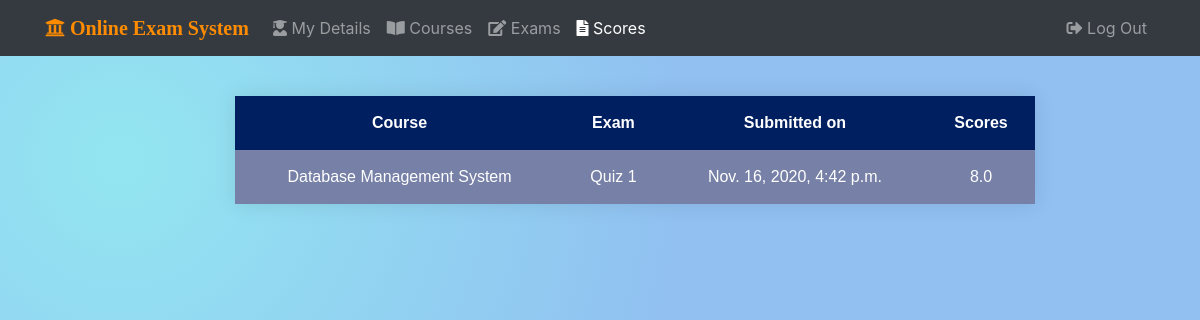
The app's page /students/student001/scores/ with its own data.
### stud_app/models.py (models this page shows, shortened)
class Attendee(models.Model):
    exam_fk = models.ForeignKey(Exam, on_delete=models.CASCADE)
    student_fk = models.ForeignKey(Student, on_delete=models.CASCADE)
    total_marks = models.FloatField(null=True, blank=True)
    submitted_on = models.DateTimeField(auto_now_add=True, null=True, blank=True, editable=False)

class Exam(models.Model):
    exam_name = models.CharField(max_length=40, unique=True)
    course_fk = models.ForeignKey(Course, verbose_name='Course', on_delete=models.CASCADE)
    qn_mark = models.FloatField(default=4, null=True, blank=True)
    neg_mark = models.FloatField(default=1, null=True, blank=True)
    start_time = models.DateTimeField(null=True, blank=True)
    end_time = models.DateTimeField(null=True, blank=True)
    time_limit = models.DurationField(help_text='HH:MM:SS format') #widget=TimeDurationWidget(), required=False,
    is_active = models.BooleanField(default=True)
    created_on = models.DateTimeField(auto_now_add=True, editable=False)
    updated_on = models.DateTimeField(auto_now=True, editable=False)
    pub_date = models.DateTimeField('Date Published', auto_now_add=True, editable=False)
    def was_published_recently(self):
        now = timezone.now()
        return now - datetime.timedelta(days=1) <= self.pub_date <= now
    was_published_recently.short_description = 'Recently Published?'
    was_published_recently.boolean = True
    was_published_recently.admin_order_field = 'pub_date'
    class Meta:
        ordering = ['start_time',]

class Course(models.Model):
    course_code = models.CharField(max_length=6, unique=True)
    course_name = models.CharField(max_length=50)
    dept_fk = models.ForeignKey(Department, on_delete=models.PROTECT)
    course_desc = models.TextField('Course Description',max_length=300,null=True,blank=True)

### stud_app/views.py (the view)
# urls.py: path('<username>/scores/', views.scores_view, name="scores"),
def scores_view(request, username):
    if request.method == 'POST':
        pass
    else:
        student = get_object_or_404(Student, user__username = username)
        exams_attended = Attendee.objects.filter(student_fk=student)
        context = {
                'username': username,
                'exams_attended': exams_attended,
                'current_page': 'scores',
            }
        return render(request, 'stud_app/scores.html', context)

### stud_app/templates/stud_app/scores.html (shortened to what this page needs)
{% extends 'base.html' %}
{% load static %}
{% block head %}
    <link rel="stylesheet" href="{% static 'stud_app/css/scores.css' %}">
{% endblock %}
{% block content %}
<div class="container">
<div class="row">
<div class="col-2"></div>
<div class="col-8">
<form action="" method="post">
    <div class="table-container">
        <table>
            <thead>
                <tr>
                    <th>Course</th>
                    <th>Exam</th>
                    <th>Submitted on</th>
                    <th>Scores</th>
                </tr>
            </thead>
            <tbody>
                {% for exam_attended in exams_attended %}
                <tr>
                    <td>{{ exam_attended.exam_fk.course_fk.course_name }}</td>
                    <td>{{ exam_attended.exam_fk.exam_name }}</td>
                    <td>{{ exam_attended.submitted_on }}</td>
                    <td>{{ exam_attended.total_marks }}</td>
                </tr>
                {% endfor %}
            </tbody>
        </table>
    </div>
</form>
</div>
</div>
</div>
{% endblock %}

### static/css/master.css (style rules this page uses)
body, html { height: 100%; background-repeat: no-repeat; background-attachment: fixed; background-image: radial-gradient( circle farthest-corner at 10% 20%, rgba(147,230,241,1) 0%, rgba(145,192,241,1) 45.5% ); }

### stud_app/static/stud_app/css/scores.css (style rules this page uses)
.table-container { background-color: #55608f; font-family: sans-serif; font-weight: 100; position: absolute; margin-top: 30px; }
table { width: 800px; border-collapse: collapse; overflow: hidden; box-shadow: 0 0 20px rgba(0, 0, 0, 0.1); }
th, td { padding: 15px; background-color: rgba(255, 255, 255, 0.2); color: rgb(255, 255, 255); text-align: center; }
thead th { background-color:#001F61; }
tbody td { position: relative; }

### records on screen
Attendee: exam_fk.course_fk.course_name "Database Management System", exam_fk.exam_name "Quiz 1", submitted_on "Nov. 16, 2020, 4:42 p.m.", total_marks "8.0"
